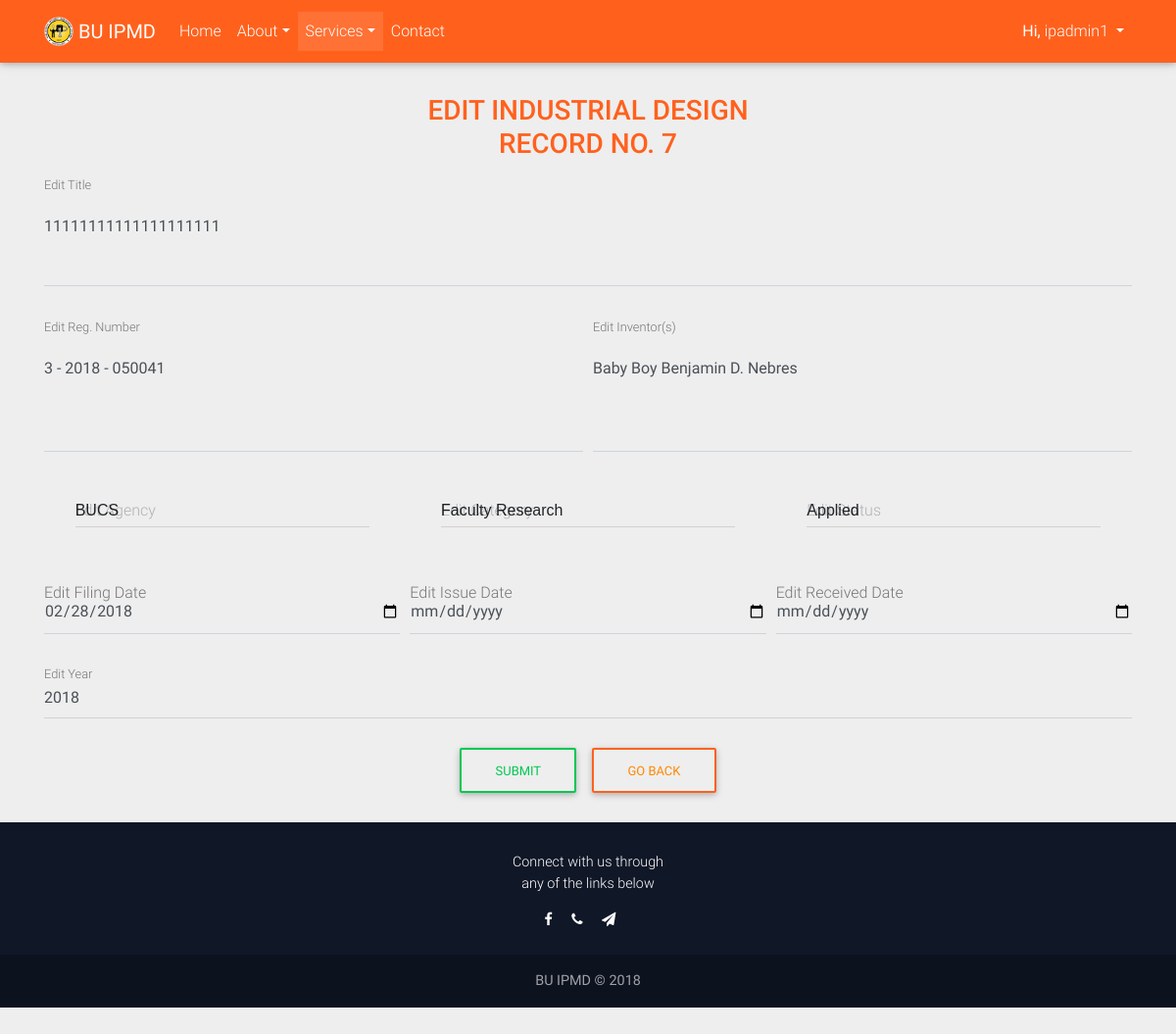
Screenshot of /functions/industrial/edit.php?industrial_id=7 (signed in) with the database file from the repository.
### tables this page shows
CREATE TABLE `industrial_design` (
  `industrial_id` int(11) NOT NULL,
  `industrial_reg_no` varchar(255) DEFAULT NULL,
  `industrial_title` longtext,
  `industrial_sketch` varchar(255) DEFAULT NULL,
  `agency_id` int(3) DEFAULT NULL,
  `category_id` int(1) DEFAULT NULL,
  `inventor` varchar(255) DEFAULT NULL,
  `industrial_issue_date` date DEFAULT NULL,
  `industrial_filing_date` date DEFAULT NULL,
  `industrial_publication_date` date DEFAULT NULL,
  `industrial_design_year` year(4) DEFAULT NULL,
  `filestatus_id` int(11) DEFAULT NULL
);

CREATE TABLE `agencies` (
  `agency_id` int(11) NOT NULL,
  `agency_name` varchar(50) DEFAULT NULL
);

CREATE TABLE `categories` (
  `category_id` int(11) NOT NULL,
  `category_name` varchar(50) DEFAULT NULL
);

CREATE TABLE `filestatus` (
  `filestatus_id` int(11) NOT NULL,
  `filestatus_name` longtext
);

### functions/industrial/edit.php (the view, shortened to what this page needs)
<?php
include ("../db.php");
?>
<!DOCTYPE html>
<html lang="en">
<head>
    <link rel="stylesheet" href="https://maxcdn.bootstrapcdn.com/font-awesome/4.7.0/css/font-awesome.min.css">
    <link href="../../components/css/bootstrap.css" rel="stylesheet">
    <link href="../../components/css/mdb.css" rel="stylesheet">
    <link href="../../components/css/style.css" rel="stylesheet">
    <link rel="stylesheet" href="../../components/css/getmdl-select.min.css">
    <link rel="stylesheet" href="../../components/css/material.css"">
</head>
<body style="background-color: #eee;">
  <nav class="navbar fixed-top navbar-expand-lg navbar-dark scrolling-navbar">
    <div class="container">
      <a class="navbar-brand" href="index.php">
        <strong><img src="../../favicon.ico" style="height: 30px;width: 30px; margin-top: -4px;"> BU IPMD </strong>
      </a>
      <div class="collapse navbar-collapse" id="navbarSupportedContent">
        <ul class="navbar-nav mr-auto">
          <li class="nav-item">
            <a class="nav-link" href="../../index.php">Home
            </a>
          </li>
            <li class="nav-item dropdown">
                <a class="nav-link dropdown-toggle" id="navbarDropdownMenuLink" data-toggle="dropdown" aria-haspopup="true" aria-expanded="false">About</a>
            </li>
            <li class="nav-item dropdown active">
              <a class="nav-link dropdown-toggle" id="navbarDropdownMenuLink" data-toggle="dropdown" aria-haspopup="true" aria-expanded="false">Services<span class="sr-only">(current)</span></a>
            </li>
            <li class="nav-item">
            <a class="nav-link" href="../../contact.php" target="">Contact</a>
            </li>
        </ul>
        <ul class="navbar-nav nav-flex-icons">
            <li class="nav-item dropdown">
                <a class="nav-link dropdown-toggle" id="navbarDropdownMenuLink" data-toggle="dropdown" aria-haspopup="true" aria-expanded="false">
                <?php
                  if (isset($_SESSION['user_name'])) {
                      echo "<b>Hi,&nbsp;</b>";
                      echo $_SESSION['user_name'];
                  }
                  else{
                      echo '<i class="fa fa-user-circle"></i>';
                  }
                ?>
                </a>
            </li>
        </ul>
      </div>
    </div>
  </nav>
  <main >
    <div class="container">
      <br><br>
      <section>
      	<br><br>
        <center>
          <?php
          if(isset($_GET['industrial_id']))
            {
              $industrial_id = $_GET["industrial_id"];
              $query = mysqli_query($connect, "SELECT * FROM industrial_design WHERE industrial_id = $industrial_id");
              $row=mysqli_fetch_array($query);
              $title=$row['industrial_title'];
              $reg_no=$row['industrial_reg_no'];
              $age=$row['agency_id'];
              $cat=$row['category_id'];
              $filing_date=$row['industrial_filing_date'];
              $issue_date=$row['industrial_issue_date'];
              $rec_date=$row['industrial_publication_date'];
              $year=$row['industrial_design_year'];
              $inventor=$row['inventor'];
              $status=$row['filestatus_id'];
            }
            $agen_que = "SELECT * FROM agencies WHERE agency_id=$age";
            $agen_res = mysqli_query($connect, $agen_que);
            $agen_row = mysqli_fetch_array($agen_res );
                $age=$agen_row['agency_name'];
            $catn_que = "SELECT * FROM categories WHERE category_id=$cat";
            $catn_res = mysqli_query($connect, $catn_que);
            $catn_row = mysqli_fetch_array($catn_res );
                $cat=$catn_row['category_name'];
            $statn_que = "SELECT * FROM filestatus WHERE filestatus_id=$status";
            $statn_res = mysqli_query($connect, $statn_que);
            $statn_row = mysqli_fetch_array($statn_res );
                $status=$statn_row['filestatus_name'];
          ?>
        <h1 class="h3 orange-text text-center">EDIT INDUSTRIAL DESIGN <br> RECORD NO. <?php echo $industrial_id;?></h1>
        <form action="update.php" method="post">
            <div class="form-row">
              <div class="col">
                <div class="md-form">
                        <textarea id="industrial_title" name="industrial_title" type="text" value="" class="form-control md-textarea" rows="2"><?php echo htmlspecialchars($title); ?></textarea>
                        <label for="industrial_title">Edit Title</label>
                </div>
              </div>
            </div>
            <div class="form-row">
                <div class="col">
                    <div class="md-form">
                        <textarea id="industrial_reg_no" name="industrial_reg_no" type="text" value="" class="form-control md-textarea" rows="3"><?php echo htmlspecialchars($reg_no); ?></textarea>
                        <label for="industrial_reg_no">Edit Reg. Number</label>
                    </div>
                </div>
                <div class="col">
                    <div class="md-form">
                        <textarea type="text" id="inventor" name="inventor" value="" class="form-control md-textarea" rows="3"><?php echo htmlspecialchars($inventor); ?></textarea>
                        <label for="inventor">Edit Inventor(s)</label>
                    </div>
                </div>
            </div>
            <div class="form-row">
                <div class="col">
                 <div class="mdl-textfield mdl-js-textfield mdl-textfield--floating-label getmdl-select getmdl-select__fix-height">
                        <input type="text" id="agency_id" name="agency_id" class="mdl-textfield__input" value="<?php echo $age; ?>" placeholder="<?php echo $age; ?>" readonly>
                        <label for="agency_id"  class="mdl-textfield__label">Edit Agency</label>
                    </div>
                </div>
                <div class="col">
                       <div class="mdl-textfield mdl-js-textfield mdl-textfield--floating-label getmdl-select getmdl-select__fix-height">
                        <input type="text" id="category_id" name="category_id" class="mdl-textfield__input" value="<?php echo $cat; ?>" placeholder="<?php echo $cat; ?>"  readonly>
                        <label for="category_id"  class="mdl-textfield__label">Edit Category</label>
                    </div>
                </div>
              <div class="col">
                    <div class="mdl-textfield mdl-js-textfield mdl-textfield--floating-label getmdl-select getmdl-select__fix-height">
                      <input type="text" id="filestatus_id" name="filestatus_id" class="mdl-textfield__input" value="<?php echo $status; ?>" placeholder="<?php echo $status; ?>"  readonly>
                      <label for="filestatus_id" class="mdl-textfield__label">Edit Status</label>
                  </div>
              </div>
            </div>
            <div class="form-row">
                <div class="col-4">
                    <div class="md-form">
                        <label for="industrial_filing_date" disabled>Edit Filing Date</label><br>
                        <input type="Date" id="industrial_filing_date" name="industrial_filing_date" class="form-control" value="<?php echo $filing_date; ?>">
                    </div>
                </div>
                <div class="col-4">
                    <div class="md-form">
                        <label for="industrial_issue_date" disabled>Edit Issue Date</label> <br>
                        <input type="date" id="industrial_issue_date" name="industrial_issue_date" class="form-control" value="<?php echo $issue_date; ?>">
                    </div>
                </div>
                <div class="col-4">
                  <div class="md-form">
                      <label for="industrial_publication_date" disabled>Edit Received Date</label><br>
                      <input type="date" id="industrial_publication_date" name="industrial_publication_date" class="form-control" value="<?php echo $rec_date; ?>">
                  </div>
                </div>
                <div class="col">
                  <div class="md-form">
                      <input type="number" id="industrial_design_year" name="industrial_design_year" class="form-control" value="<?php echo $year; ?>">
                      <label for="industrial_design_year">Edit Year</label>
                  </div>
              </div>
            </div>
            <div class="form-row">
              <div class="col">
               <center>
                <button class="btn btn-primary btn-outline-success" name="update" type="submit">
                    SUBMIT
                </button>
                <a href="../../industrialdesign.php">
                <button class="btn btn-primary btn-outline-warning" type="button">
                    GO BACK
                </button></a>
              </center>
            </div>
          </div>
        </form>
        </center>
      </section>
    </div>
  </main>
  <footer class="page-footer text-center font-small mt-4 wow fadeIn">
    <div class="col" style="height: 30px;"></div>
    <div class="pb-4">
    	<center><p>Connect with us through <br>any of the links below</p></center>
      <a href="https://www.facebook.com/buipmd" title="BUIPMD FACEBOOK" target="_self">
        <i class="fa fa-facebook mr-3"></i>
      </a>
      <a href="contact.php" title="(052) 742-1909" target="_self">
        <i class="fa fa-phone mr-3"></i>
      </a>
      <a href="contact.php" title="0928-756-9576" target="_self">
        <i class="fa fa-send mr-3"></i>
      </a>
    </div>
    <div class="footer-copyright py-3">
      <strong>BU IPMD © 2018 </strong>
    </div>
  </footer>
</body>
</html>

### components/css/style.css (style rules this page uses)
html, body, .view { height: 100%; }
.navbar { background-color: rgba(0, 0, 0, 0.2); }
.page-footer { background-color: #101727; }
.navbar { background-color: #FF611D; }
.navbar a { color: orange; }
.btn:before { content: ""; position: absolute; top: 50%; left: 50%; display: block; width: 0; padding-top: 0; border-radius: 100%; background-color: rgba(236, 240, 241, .3); -webkit-transform: translate(-50%, -50%); -moz-transform: translate(-50%, -50%); -ms-transform: translate(-50%, -50%); -o-transform: translate(-50%, -50%); transform: translate(-50%, -50%); }
*, *:before, *:after { box-sizing: border-box; }
textarea { width: 100%; padding: 12px 20px; margin: 8px 0; box-sizing: border-box; border: 1px solid #ccc; -webkit-transition: 0.5s; transition: 0.5s; outline: none; border-radius: 7px; resize: none; }
b { display: inline-block; }

### rows the page displays
industrial_design: industrial_title "11111111111111111111", industrial_reg_no "3 - 2018 - 050041", inventor "Baby Boy Benjamin D. Nebres", industrial_filing_date "02/28/2018", industrial_design_year "2018"
agencies: agency_id "BUCS"
categories: category_id "Faculty Research"
filestatus: filestatus_id "Applied"

### other values shown
$_SESSION['user_name'] "ipadmin1"
$industrial_id "7"
